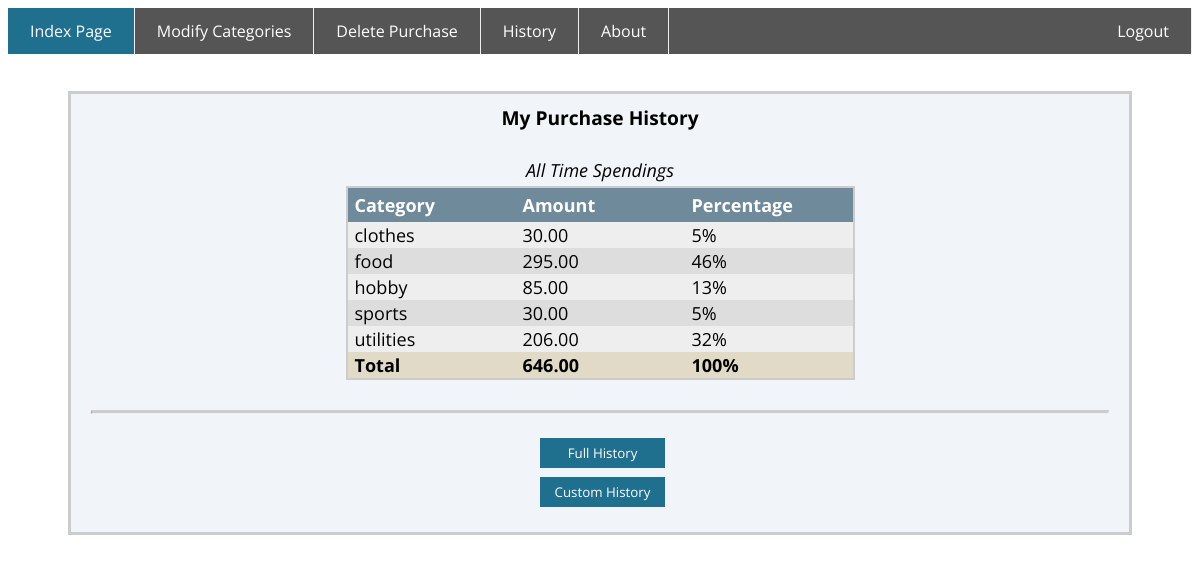
The app's page /history (signed in) with its own data.
### tables this page shows
CREATE TABLE purchases (
id INTEGER PRIMARY KEY ASC,
name TEXT,
category TEXT NOT NULL,
price FLOAT(2) NOT NULL,
date DATETIME NOT NULL,
user_id INTEGER NOT NULL,
FOREIGN KEY (user_id) REFERENCES users(id)
);

### app.py (the view, shortened to what this page needs)
@app.route("/history", methods=["GET", "POST"])
@login_required
def history():
    categories = db.execute("SELECT category FROM categories WHERE user_id IS NULL OR user_id = :user_id", user_id=session["user_id"])
    stats = db.execute("SELECT category, SUM(price) AS sum, ROUND(SUM(price) * 100 / (SELECT SUM(price) FROM purchases WHERE user_id = :user_id)) AS percentage FROM purchases WHERE user_id = :user_id GROUP BY category", user_id=session["user_id"])
    total_sum = sum(item["sum"] for item in stats)
    if request.method == "GET":
        return render_template("history.html", categories=categories, stats=stats, total_sum=total_sum)

### app.py (called while the page is built)
@app.after_request
def after_request(response):
    response.headers["Cache-Control"] = "no-cache, no-store, must-revalidate"
    response.headers["Expires"] = 0
    response.headers["Pragma"] = "no-cache"
    return response

### functions.py (called while the page is built)
def login_required(f):
    @wraps(f)
    def decorated_function(*args, **kwargs):
        if session.get("user_id") is None:
            return redirect("/login")
        return f(*args, **kwargs)
    return decorated_function

### templates/history.html (shortened to what this page needs)
{% extends "layout.html" %}
{% block main %}
    <div class="history-page">
        <header>My Purchase History</header>
        {% if stats %}
            <table class="stats">
                    <caption>All Time Spendings</caption>
                    <tr>
                        <th>Category</th>
                        <th>Amount</th>
                        <th>Percentage</th>
                    </tr>
                    {% for item in stats %}
                        <tr>
                            <td>{{ item["category"] }}</td>
                            <td>{{ "%.2f"|format(item["sum"]) }}</td>
                            <td>{{ item["percentage"]|int }}%</td>
                        </tr>
                    {% endfor %}
                    <tr>
                        <td>Total</td>
                        <td>{{ "%.2f"|format(total_sum) }}</td>
                        <td>100%</td>
                    </tr>
                </table>
            {% endif %}
        <hr class="hr">
        <div id="custom-div">
            <form action="/history" method="post">
                <button type="submit" id="full-button" name="full" value="full">Full History</button>
            </form>
            <button id="custom-button" onclick="show_form();">Custom History</button>
        </div>
    </div>
{% endblock %}

### static/styles.css (style rules this page uses)
body { font-family: "Open Sans"; }
header { text-align: center; font-size: larger; font-weight: bold; height: 30px; }
.hr { margin: 30px 0px 10px 0px; border-top: 3px solid #ccc; }
button { background-color: #1f6f8f; color: white; padding: 6px 15px; margin: 4px 0px 0px 5px; border: none; cursor: pointer; font-family: "Open Sans"; }
.history-page { overflow: hidden; text-align: center; border: 3px solid #ccc; background-color: #f1f5f9; margin: 5px 60px 0px 60px; padding: 10px 20px 20px 20px; }
.stats { table-layout: fixed; font-size: large; width: 50%; border-collapse: collapse; border: 2px solid #ccc; background-color: #ddd; margin: 20px auto; }
.stats caption, .purchases caption { font-style: italic; padding: 4px; }
.stats th { background-color: #6f8a9b; padding: 5px 0 5px 7px; text-align: left; color: white; }
.stats td { text-align: left; padding-left: 7px; }
.stats tr:nth-child(even) { background-color: #eee; }
.stats tr:last-child { font-weight: bold; background-color: #e1dac7; }
#custom-div { text-align: center; width: 30%; margin: auto; }
#custom-div form, div { padding: 5px; }
#full-button { padding-left: 28px; padding-right: 28px; }

### records on screen
purchases: category "clothes", sum "30.00", percentage "5"
purchases: category "sports", sum "30.00", percentage "5"

### other values on screen
{{ item["category"] }} "food" "hobby" "utilities"
{{ "%.2f"|format(item["sum"]) }} "295.00" "85.00" "206.00"
{{ item["percentage"]|int }} "46" "13" "32"
{{ "%.2f"|format(total_sum) }} "646.00"
